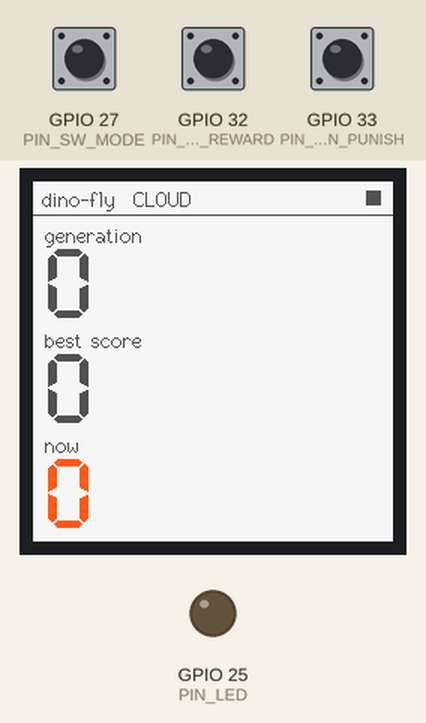
This program was run on a simulated ESP32. Parts: 240×240 colour display, output pins drawn as LEDs (lit = HIGH). The inputs (shaded band) are chosen by the test bench; at power-on: GPIO 27 (PIN_SW_MODE) HIGH, GPIO 33 (PIN_BTN_PUNISH) HIGH, GPIO 32 (PIN_BTN_REWARD) HIGH. WiFi joins after 1.5 s; servers stay silent unless stated.

Above: at 3.0 s.
3.1 s: GPIO 27 (PIN_SW_MODE) pulled LOW for 1 s
At 3.8 s:
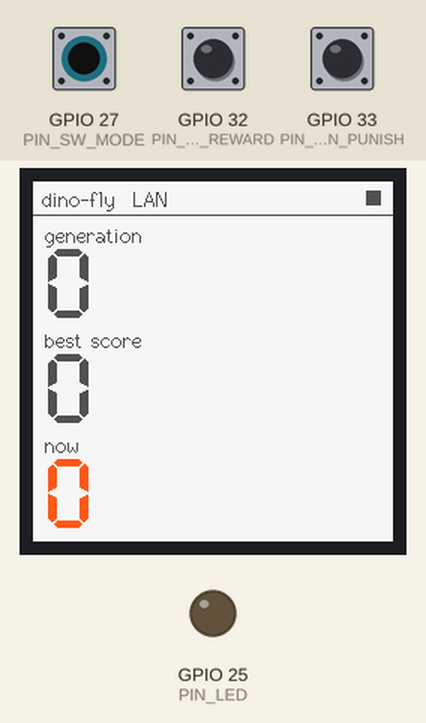
5.8 s: GPIO 33 (PIN_BTN_PUNISH) pulled LOW for 1 s
At 8.1 s:
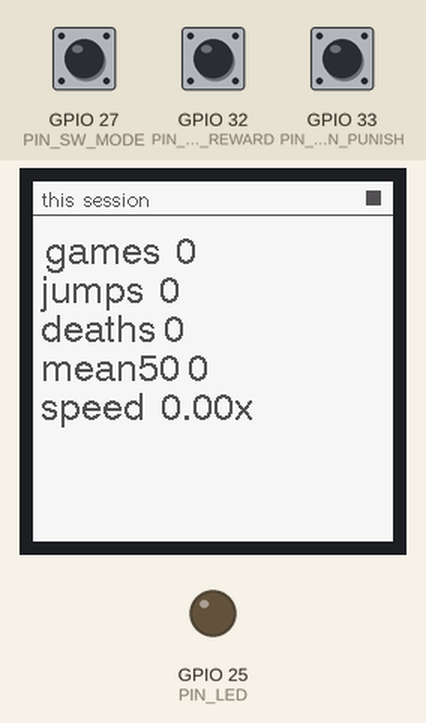
8.5 s: GPIO 33 (PIN_BTN_PUNISH) pulled LOW for 3.2 s
At 12.9 s:
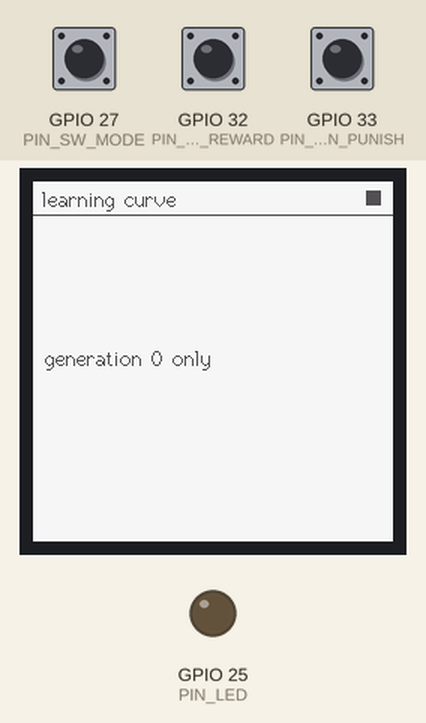
13.4 s: GPIO 33 (PIN_BTN_PUNISH) pulled LOW for 1 s
At 15.2 s:
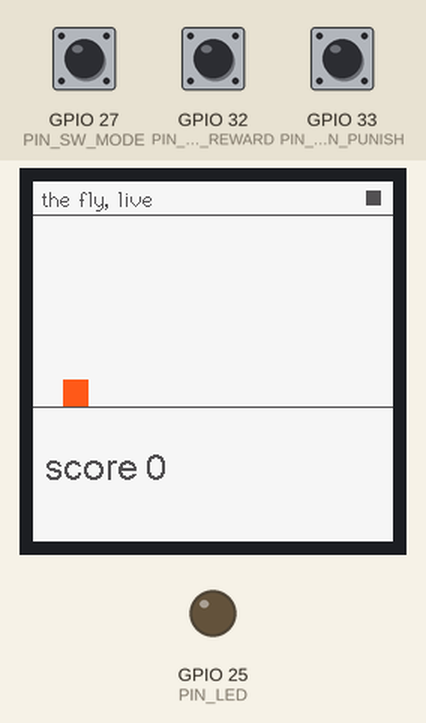
Timing chart, 0 to 16.7 s (numbered marks = the images above; inputs shaded):
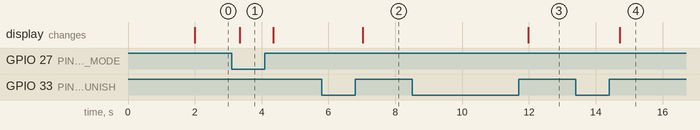

The program:

main.cpp
```cpp
// dino-fly stats display — ESP32 DevKit + GMT130 1.3" ST7789 240x240 (no CS) + LED + reward/punish buttons + mode switch.
//
// Connects as a WebSocket client to the brain worker on the LAN (or to the public hub in cloud mode) and shows:
//   screen 0  big numbers: generation, best score, current score
//   screen 1  jumps / deaths / games this session, brain speed
//   screen 2  learning-curve sparkline (held-out mean per generation)
//   screen 3  live mini game: the fly's dino and the obstacles, straight from the canonical state in fly.frame
// LED flashes on every Giant Fiber spike. Buttons send `dopamine.event` (source = hardware). Long-press PUNISH = next screen.
//
// NOT YET TESTED ON HARDWARE (written against the documented wiring; see docs/HARDWARE.md).

#include <Arduino.h>
#include <ArduinoJson.h>
#include <WebSocketsClient.h>
#include <WiFi.h>

#define LGFX_USE_V1
#include <LovyanGFX.hpp>

#include "pins.h"
#include "secrets.h"

class Display : public lgfx::LGFX_Device {
  lgfx::Panel_ST7789 panel;
  lgfx::Bus_SPI bus;
  lgfx::Light_PWM light;

 public:
  Display() {
    auto b = bus.config();
    b.spi_host = VSPI_HOST;
    b.spi_mode = 3;  // GMT130 without CS needs SPI mode 3
    b.freq_write = 40000000;
    b.pin_sclk = PIN_TFT_SCK;
    b.pin_mosi = PIN_TFT_SDA;
    b.pin_miso = -1;
    b.pin_dc = PIN_TFT_DC;
    bus.config(b);
    panel.setBus(&bus);
    auto p = panel.config();
    p.pin_cs = -1;
    p.pin_rst = PIN_TFT_RES;
    p.panel_width = 240;
    p.panel_height = 240;
    p.invert = true;
    p.readable = false;
    panel.config(p);
    auto l = light.config();
    l.pin_bl = PIN_TFT_BLK;
    l.pwm_channel = 7;
    light.config(l);
    panel.setLight(&light);
    setPanel(&panel);
  }
};

static Display tft;
static LGFX_Sprite canvas(&tft);
static WebSocketsClient ws;

static const uint16_t INK = 0x528A, PAPER = 0xF7BE, ACCENT = 0xFAC3;
static const int MAX_CURVE = 64, MAX_OBS = 6;

struct Stats {
  int generation = 0, best = 0, score = 0, games = 0, jumps = 0, deaths = 0;
  float realtime = 0, meanRecent = 0;
  float curve[MAX_CURVE];
  int curveLen = 0;
  // live mini game (from the canonical dino-core state: 19 header ints + 10 per obstacle)
  long dinoY = 0;
  bool ducking = false, crashed = false;
  int nObs = 0;
  long obsX[MAX_OBS];
  int obsY[MAX_OBS], obsW[MAX_OBS], obsH[MAX_OBS];
} st;

static bool online = false, lanMode = true;
static int screen = 0;
static uint32_t ledOffAt = 0, lastFrameAt = 0, lastDraw = 0;

static void sendDopamine(const char* kind) {
  JsonDocument doc;
  doc["type"] = "dopamine.event";
  doc["v"] = 1;
  doc["ts"] = (double)millis();
  JsonObject p = doc["payload"].to<JsonObject>();
  p["kind"] = kind;
  p["magnitude"] = 1;
  p["source"] = "hardware";
  String out;
  serializeJson(doc, out);
  ws.sendTXT(out);
}

static void onFrame(JsonObject p) {
  JsonArray s = p["state"];
  if (s.size() >= 19) {
    st.score = (int)(s[3].as<double>() / 40000.0);
    st.crashed = s[4].as<int>() == 1;
    st.dinoY = s[6].as<long>();
    st.ducking = s[9].as<int>() == 1;
    st.nObs = min((int)s[18].as<int>(), MAX_OBS);
    for (int i = 0; i < st.nObs; i++) {
      int o = 19 + 10 * i;
      st.obsX[i] = s[o + 1].as<long>();
      st.obsY[i] = s[o + 2].as<int>();
      st.obsW[i] = s[o + 4].as<int>();
      st.obsH[i] = s[o + 5].as<int>();
    }
  }
  if (p["gf"].as<int>() > 0) {  // Giant Fiber spike → flash
    digitalWrite(PIN_LED, HIGH);
    ledOffAt = millis() + 60;
  }
  lastFrameAt = millis();
}

static void onStats(JsonObject p) {
  st.generation = p["generation"] | 0;
  st.best = p["bestScore"] | 0;
  st.games = p["gamesPlayed"] | 0;
  st.jumps = p["totalJumps"] | 0;
  st.deaths = p["totalDeaths"] | 0;
  st.realtime = p["realtimeFactor"] | 0.0f;
  st.meanRecent = p["meanScoreRecent"] | 0.0f;
  JsonArray c = p["learningCurve"];
  st.curveLen = min((int)c.size(), MAX_CURVE);
  for (int i = 0; i < st.curveLen; i++) st.curve[i] = c[i]["heldoutMean"] | 0.0f;
}

static void onWs(WStype_t type, uint8_t* payload, size_t length) {
  if (type == WStype_CONNECTED) online = true;
  if (type == WStype_DISCONNECTED) online = false;
  if (type != WStype_TEXT) return;
  JsonDocument doc;
  if (deserializeJson(doc, payload, length)) return;
  const char* t = doc["type"] | "";
  JsonObject p = doc["payload"];
  if (!strcmp(t, "fly.frame")) onFrame(p);
  else if (!strcmp(t, "fly.stats")) onStats(p);
  else if (!strcmp(t, "fly.status")) online = p["online"] | false;
}

static void connectWs() {
  lanMode = digitalRead(PIN_SW_MODE) == LOW;
  if (lanMode) ws.begin(LAN_HOST, LAN_PORT, "/");
  else ws.beginSSL(CLOUD_HOST, CLOUD_PORT, CLOUD_PATH);
  ws.onEvent(onWs);
  ws.setReconnectInterval(3000);
}

static void header(const char* title) {
  canvas.fillScreen(PAPER);
  canvas.setTextColor(INK);
  canvas.setFont(&fonts::Font2);
  canvas.setCursor(6, 4);
  canvas.print(title);
  canvas.fillRect(222, 6, 10, 10, online && millis() - lastFrameAt < 3000 ? ACCENT : INK);
  canvas.drawFastHLine(0, 22, 240, INK);
}

static void bigNumber(int y, const char* label, int value, uint16_t color) {
  canvas.setFont(&fonts::Font2);
  canvas.setTextColor(INK);
  canvas.setCursor(8, y);
  canvas.print(label);
  canvas.setFont(&fonts::Font7);
  canvas.setTextColor(color);
  canvas.setCursor(8, y + 16);
  canvas.print(value);
}

static void draw() {
  switch (screen) {
    case 0:
      header(lanMode ? "dino-fly  LAN" : "dino-fly  CLOUD");
      bigNumber(28, "generation", st.generation, INK);
      bigNumber(98, "best score", st.best, INK);
      bigNumber(168, "now", st.score, ACCENT);
      break;
    case 1:
      header("this session");
      canvas.setFont(&fonts::Font4);
      canvas.setTextColor(INK);
      canvas.setCursor(8, 36);
      canvas.printf("games  %d\n jumps  %d\n deaths %d\n mean50 %.0f\n speed  %.2fx", st.games, st.jumps, st.deaths, st.meanRecent, st.realtime);
      break;
    case 2: {
      header("learning curve");
      if (st.curveLen < 2) {
        canvas.setCursor(8, 110);
        canvas.print("generation 0 only");
        break;
      }
      float lo = st.curve[0], hi = st.curve[0];
      for (int i = 1; i < st.curveLen; i++) {
        lo = min(lo, st.curve[i]);
        hi = max(hi, st.curve[i]);
      }
      if (hi - lo < 1) hi = lo + 1;
      for (int i = 1; i < st.curveLen; i++) {
        int x0 = 8 + (i - 1) * 224 / (st.curveLen - 1), x1 = 8 + i * 224 / (st.curveLen - 1);
        int y0 = 220 - (int)((st.curve[i - 1] - lo) / (hi - lo) * 170), y1 = 220 - (int)((st.curve[i] - lo) / (hi - lo) * 170);
        canvas.drawLine(x0, y0, x1, y1, ACCENT);
      }
      canvas.setCursor(8, 28);
      canvas.printf("held-out %.0f .. %.0f", lo, hi);
      break;
    }
    default: {  // live mini game: world 600x150 scaled by 0.4 → 240x60, centred
      header("the fly, live");
      const float k = 0.4f;
      const int ground = 150;
      canvas.drawFastHLine(0, ground, 240, INK);
      int dh = st.ducking ? 25 : 47, dw = st.ducking ? 59 : 44;
      int dy = ground - (int)((st.dinoY / 1000.0f + dh) * k);
      canvas.fillRect((int)(50 * k), dy, (int)(dw * k), (int)(dh * k), st.crashed ? INK : ACCENT);
      for (int i = 0; i < st.nObs; i++) {
        int x = (int)(st.obsX[i] / 1000.0f * k), y = ground - (int)((st.obsY[i] + st.obsH[i]) * k);
        canvas.fillRect(x, y, max(2, (int)(st.obsW[i] * k)), (int)(st.obsH[i] * k), INK);
      }
      canvas.setFont(&fonts::Font4);
      canvas.setCursor(8, 180);
      canvas.printf("score %d", st.score);
    }
  }
  canvas.pushSprite(0, 0);
}

void setup() {
  Serial.begin(115200);
  pinMode(PIN_LED, OUTPUT);
  pinMode(PIN_BTN_REWARD, INPUT_PULLUP);
  pinMode(PIN_BTN_PUNISH, INPUT_PULLUP);
  pinMode(PIN_SW_MODE, INPUT_PULLUP);
  tft.init();
  tft.setBrightness(180);
  canvas.setColorDepth(16);
  canvas.createSprite(240, 240);
  header("dino-fly");
  canvas.setCursor(8, 110);
  canvas.print("joining Wi-Fi ...");
  canvas.pushSprite(0, 0);
  WiFi.mode(WIFI_STA);
  WiFi.begin(WIFI_SSID, WIFI_PASSWORD);
  while (WiFi.status() != WL_CONNECTED) delay(250);
  connectWs();
}

void loop() {
  ws.loop();
  uint32_t now = millis();
  if (ledOffAt && now > ledOffAt) {
    digitalWrite(PIN_LED, LOW);
    ledOffAt = 0;
  }
  // buttons: short press = dopamine; long press on PUNISH = next screen
  static uint32_t rewardDown = 0, punishDown = 0;
  bool r = digitalRead(PIN_BTN_REWARD) == LOW, p = digitalRead(PIN_BTN_PUNISH) == LOW;
  if (r && !rewardDown) rewardDown = now;
  if (!r && rewardDown) {
    if (now - rewardDown > 30) sendDopamine("reward");
    rewardDown = 0;
  }
  if (p && !punishDown) punishDown = now;
  if (!p && punishDown) {
    if (now - punishDown > 700) screen = (screen + 1) % 4;
    else if (now - punishDown > 30) sendDopamine("punish");
    punishDown = 0;
  }
  if ((digitalRead(PIN_SW_MODE) == LOW) != lanMode) {  // mode switch flipped → reconnect to the other endpoint
    ws.disconnect();
    connectWs();
  }
  if (now - lastDraw > (screen == 3 ? 66 : 250)) {
    lastDraw = now;
    draw();
  }
}
```

secrets.example.h
```cpp
// Copy to secrets.h (git-ignored) and fill in.
#pragma once
#define WIFI_SSID "your-wifi"
#define WIFI_PASSWORD "your-password"
// LAN mode: the laptop running `flybrain worker` (ws://<laptop-ip>:8765, start the worker with --host 0.0.0.0)
#define LAN_HOST "192.168.1.50"
#define LAN_PORT 8765
// Cloud mode: the public API hub (wss://<host>/ws)
#define CLOUD_HOST "api.example.com"
#define CLOUD_PORT 443
#define CLOUD_PATH "/ws"
```

pins.h
```cpp
// Wiring (see docs/HARDWARE.md). GMT130 has no CS pin: the panel is always selected, SPI mode 3.
#pragma once
#define PIN_TFT_SCK 18   // display SCK
#define PIN_TFT_SDA 23   // display SDA (MOSI)
#define PIN_TFT_RES 4    // display RES
#define PIN_TFT_DC 2     // display DC
#define PIN_TFT_BLK 15   // display BLK (backlight, PWM)
#define PIN_LED 25       // LED + 330 ohm to GND: flashes on every Giant Fiber spike / jump
#define PIN_BTN_REWARD 32  // tactile button to GND (internal pull-up): reward (PAM)
#define PIN_BTN_PUNISH 33  // tactile button to GND (internal pull-up): punish (PPL1); long press = next screen
#define PIN_SW_MODE 27     // slide switch to GND: closed = LAN, open = cloud
```

Measured:
- after the input at 3.1 s, the display: changes after 0.24 s (image 1)
- after the input at 5.8 s, the display: changes after 1.2 s (image 2)
- after the input at 8.5 s, the display: changes after 3.5 s (image 3)
- after the input at 13.4 s, the display: changes after 1.3 s (image 4)
